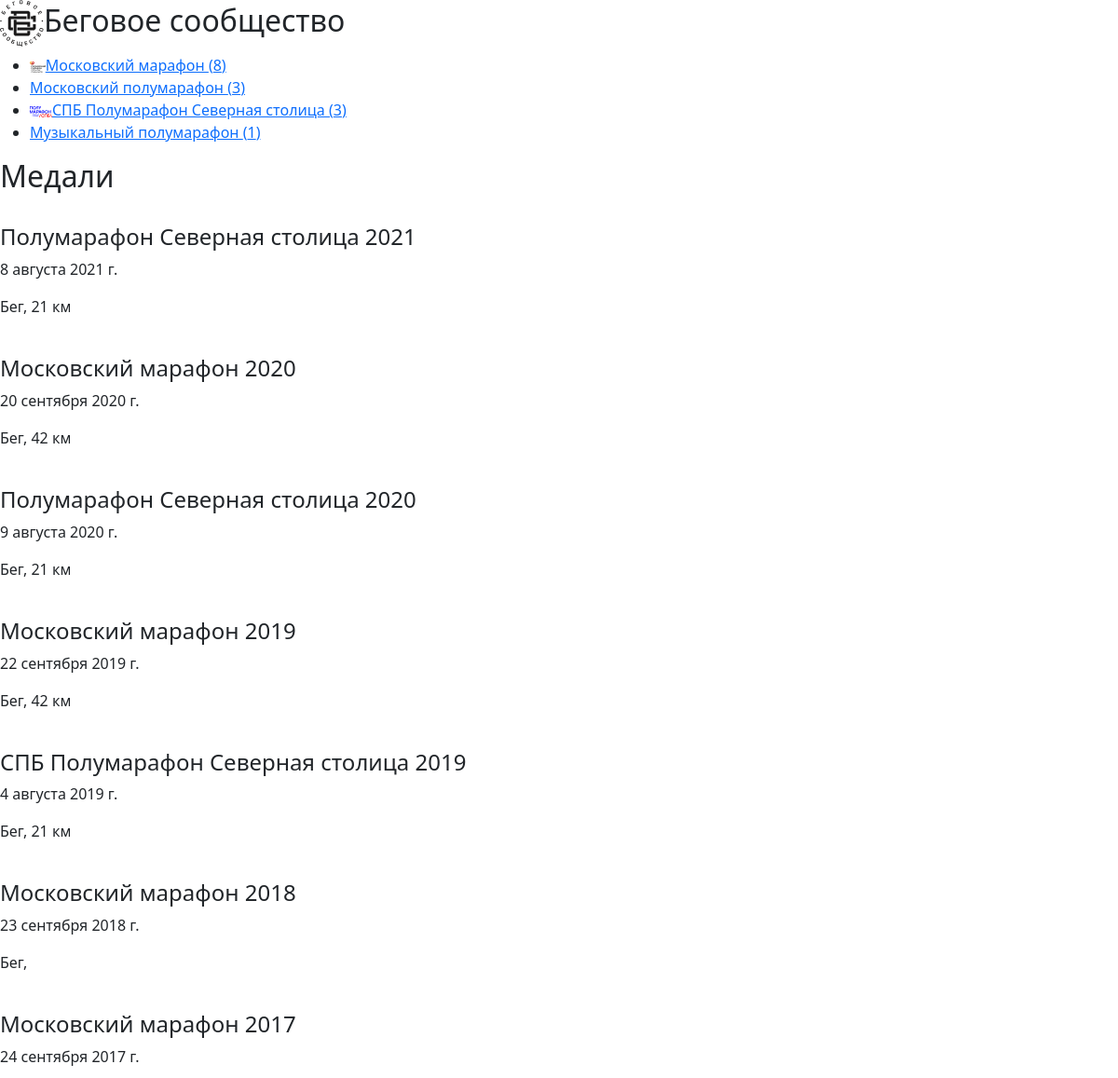
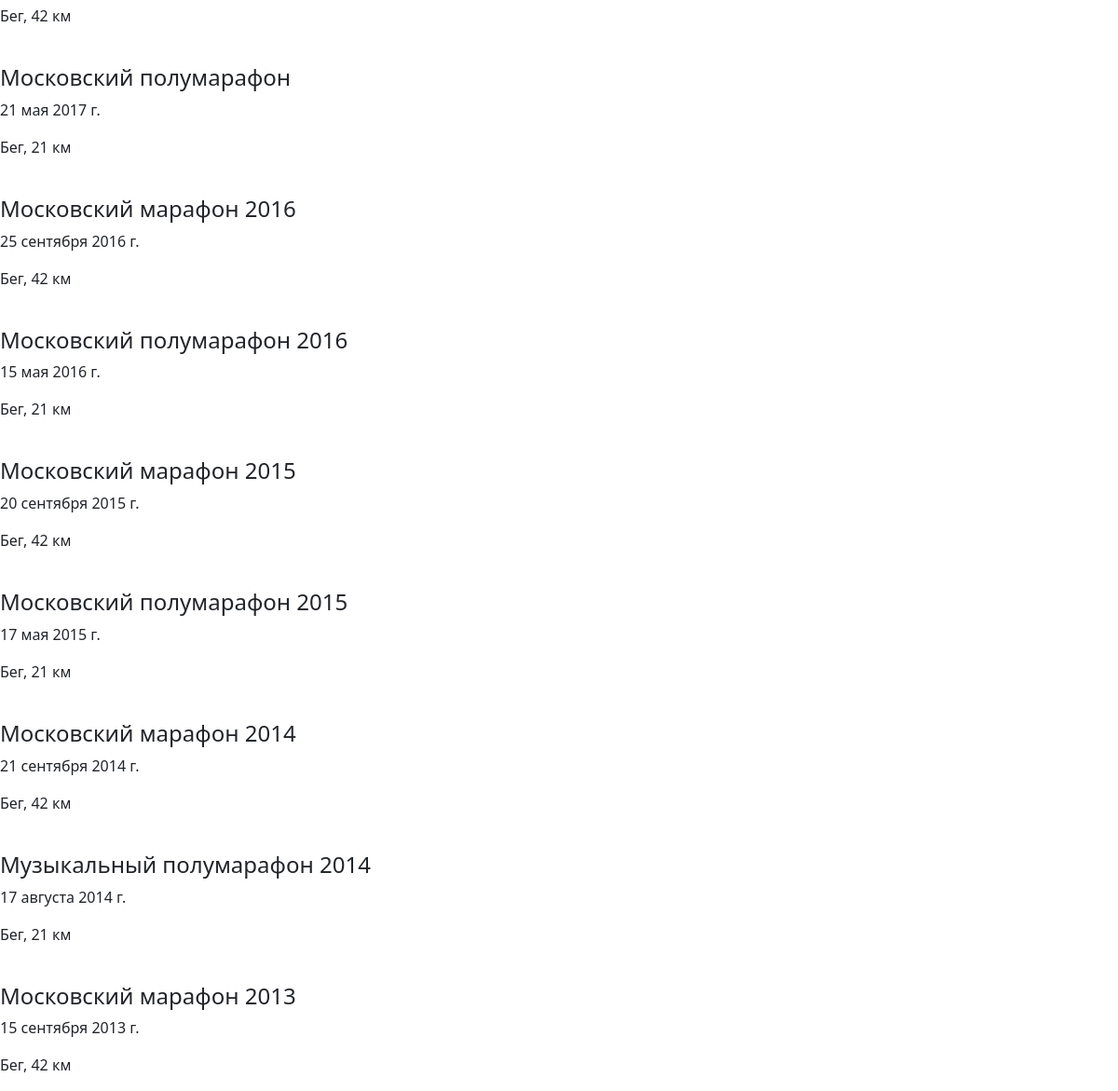
Page /org/1 on the committed database (2 pictures, top to bottom).
### medals/models.py (models this page shows, shortened)
class Org(models.Model):
    name = models.CharField(max_length = 200)
    count = models.IntegerField(default = 0)
    descriprion = models.TextField(blank = True)
    website = models.URLField(blank = True)
    logo = models.FileField(blank = True, upload_to='static/images/logos/orgs')
    def get_series(self):
        return self.series_set.all().order_by('-count', 'name')

class Series(models.Model):
    name = models.CharField(max_length = 200)
    org = models.ForeignKey(Org, on_delete = models.CASCADE, blank = True, null=True)
    count = models.IntegerField(default = 0)
    descriprion = models.TextField(blank = True)
    logo = models.FileField(blank = True, upload_to='static/images/logos/series')

class Medal(models.Model):
    country = models.ForeignKey(Country, on_delete = models.CASCADE)
    region = ChainedForeignKey(
        Region,
        chained_field = "country",
        chained_model_field = "country",
        show_all=False,
        auto_choose=True,
        sort=True,
        blank=True, null=True)
    city = ChainedForeignKey(
        City,
        chained_field = "country",
        chained_model_field = "country",
        show_all=True,
        auto_choose=True,
        sort=True)
    sport = models.ForeignKey(Sport, on_delete = models.CASCADE, to_field='name', default='Бег')
    series = ChainedForeignKey(
        Series,
        chained_field = "org",
        chained_model_field = "org",
        show_all=True,
        auto_choose=False,
        sort=True,
        blank=True, null=True,)
    org = models.ForeignKey(Org, on_delete = models.CASCADE, blank = True, null=True)
    name = models.CharField(max_length = 200)
    date_added = models.DateField(auto_now = True)
    date = models.DateField(auto_now = False)
    distance = models.CharField(blank = True, max_length = 15)
    photo = models.ImageField(upload_to='static/images/medals/')
    photo_second = models.ImageField(blank = True, upload_to='static/images/medals')
    likes = models.IntegerField(default = 0)
    added_by = models.CharField(blank = True, max_length = 200, default='fatum')
    credentials = models.CharField(blank = True, max_length = 200, default='@fa_tum')

class Sport(models.Model):
    name = models.CharField(max_length = 200, unique = True)
    count = models.IntegerField(default = 0)
    descriprion = models.TextField(blank = True)
    logo = models.FileField(blank = True, upload_to='static/images/logos/sports')
    def __str__(self):
        return self.name

### medals/views.py (the view)
# urls.py: path('org/<int:id>', views.org),
def org(request, id):
    org = Org.objects.get(id=id)
    medals = Medal.objects.filter(org = id).order_by('-date')
    return render(request, 'medals/org.html', context={"org": org, "medals": medals})

### templates/medals/org.html (shortened to what this page needs)
<!DOCTYPE html>
{% load static %}
<html>
<head>
  <link href="https://cdn.jsdelivr.net/npm/bootstrap@5.1.3/dist/css/bootstrap.min.css" rel="stylesheet">
</head>
<body>
  <h2><img src="../{{ org.logo }}" height=50></img>{{org.name}}</h2>
    {% if org.get_series.count > 0 %}
      <ul>
        {% for seria in org.get_series %}
          {% if seria.logo %}
            <li><a href="../series/{{seria.id}}"><img src="../{{ seria.logo }}" height=12></img>{{ seria.name }} ({{ seria.count }})</a></li>
          {% else %}
            <li><a href="../series/{{seria.id}}">{{ seria.name }} ({{ seria.count }})</a></li>
          {% endif %}
        {% endfor %}
      </ul>
    {% endif %}
<h2>Медали</h2>
{% if medals.count > 0 %}
  {% for medal in medals %}
      <div>
        <h4>{{medal.name}}</h4>
        <p>{{medal.date}}</p>
        <p>{{medal.sport}}, {{medal.distance}}</p>
      </div>
  {% endfor %}
{% endif %}
</body>
</html>

### rows in the picture
Org: logo (picture), name "Беговое сообщество"
Series: logo (picture), name "Московский марафон", count "8"
Series: name "Московский полумарафон", count "3"
Series: logo (picture), name "СПБ Полумарафон Северная столица", count "3"
Series: name "Музыкальный полумарафон", count "1"
Medal: name "Полумарафон Северная столица 2021", date "8 августа 2021 г.", sport "Бег", distance "21 км"
Medal: name "Московский марафон 2020", date "20 сентября 2020 г.", sport "Бег", distance "42 км"
Medal: name "Полумарафон Северная столица 2020", date "9 августа 2020 г.", sport "Бег", distance "21 км"
Medal: name "Московский марафон 2019", date "22 сентября 2019 г.", sport "Бег", distance "42 км"
Medal: name "СПБ Полумарафон Северная столица 2019", date "4 августа 2019 г.", sport "Бег", distance "21 км"
Medal: name "Московский марафон 2018", date "23 сентября 2018 г.", sport "Бег"
Medal: name "Московский марафон 2017", date "24 сентября 2017 г.", sport "Бег", distance "42 км"
Medal: name "Московский полумарафон", date "21 мая 2017 г.", sport "Бег", distance "21 км"
Medal: name "Московский марафон 2016", date "25 сентября 2016 г.", sport "Бег", distance "42 км"
Medal: name "Московский полумарафон 2016", date "15 мая 2016 г.", sport "Бег", distance "21 км"
Medal: name "Московский марафон 2015", date "20 сентября 2015 г.", sport "Бег", distance "42 км"
Medal: name "Московский полумарафон 2015", date "17 мая 2015 г.", sport "Бег", distance "21 км"
Medal: name "Московский марафон 2014", date "21 сентября 2014 г.", sport "Бег", distance "42 км"
Medal: name "Музыкальный полумарафон 2014", date "17 августа 2014 г.", sport "Бег", distance "21 км"
Medal: name "Московский марафон 2013", date "15 сентября 2013 г.", sport "Бег", distance "42 км"
